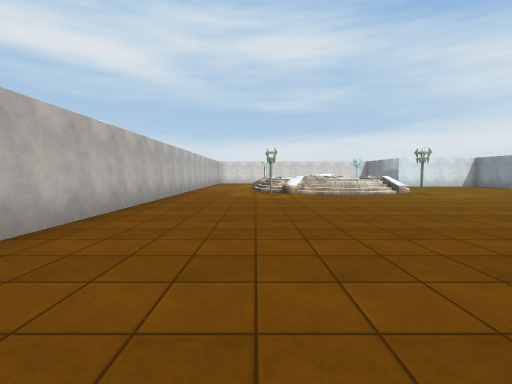
View 1 (above)

18 first-person views from a walk through a 3-D level made in the Unity game engine. The camera is 1.3 m above the floor, tilts 4° down and sees 90° across. Doors are open. The floor is counted in squares, 2 m on a side. Each view is taken from the middle of a square. On the plan, view 1 faces up. The plan holds only what a view shows up to about 9 squares ahead; the rest is blank. The place goes on beyond the plan. Some animated figures are not drawn. Some surface patterns are stand-ins.

View 2
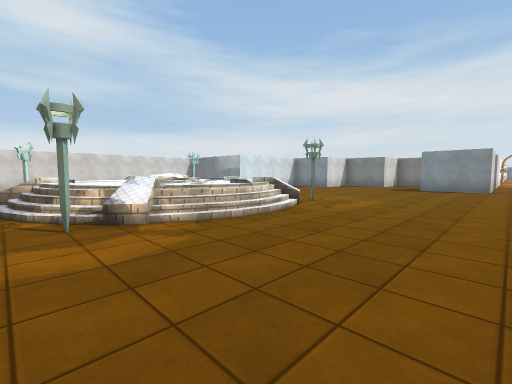

View 3
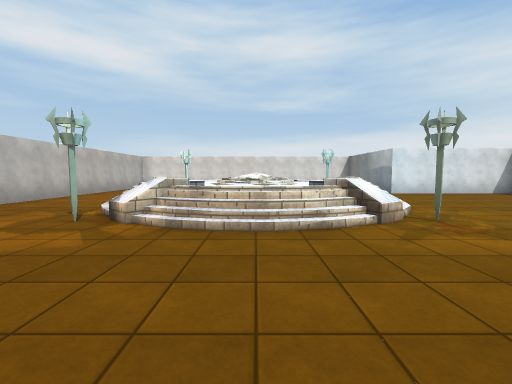

View 4
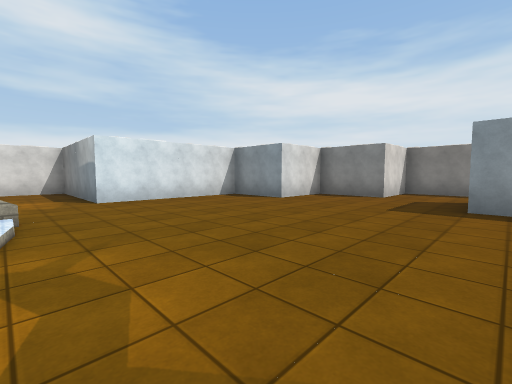

View 5
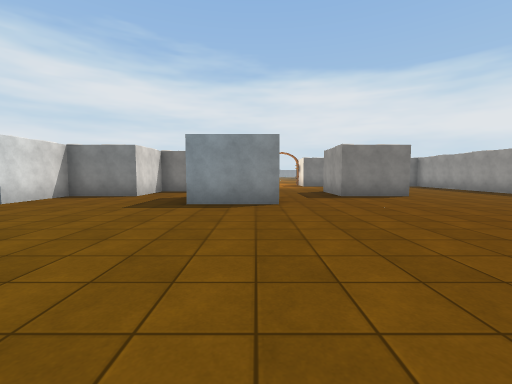

View 6
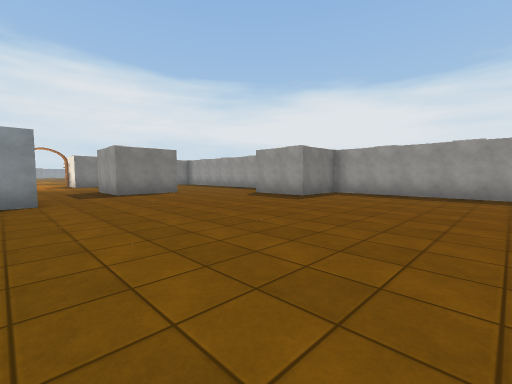

View 7
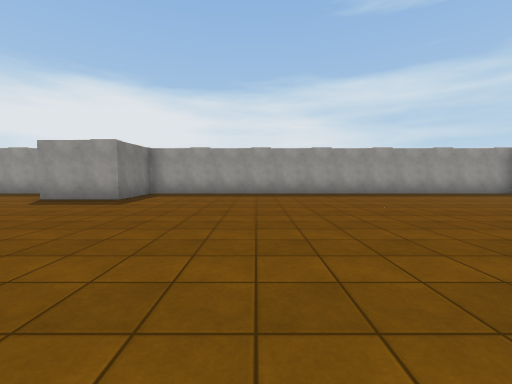

View 8
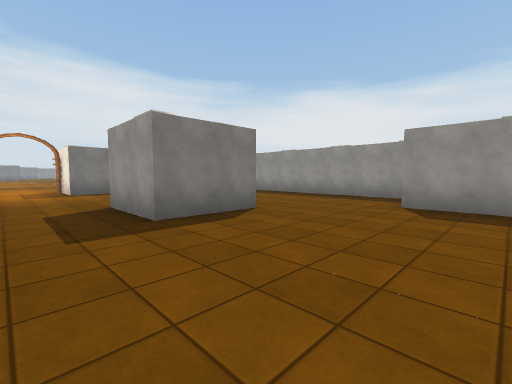

View 9
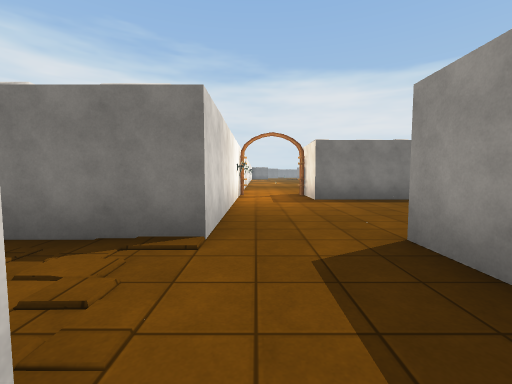

View 10
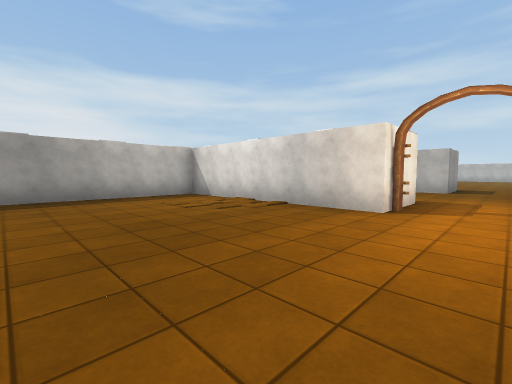

View 11
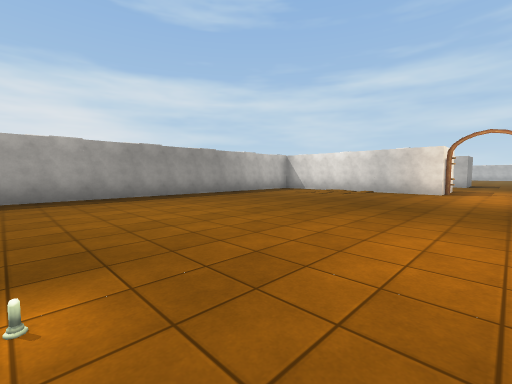

View 12
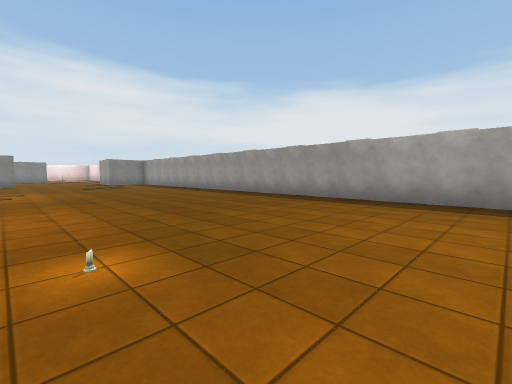

View 13
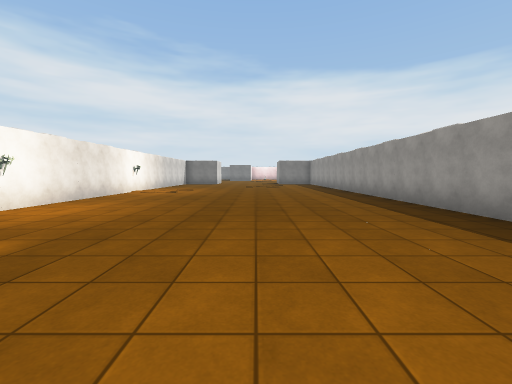

View 14
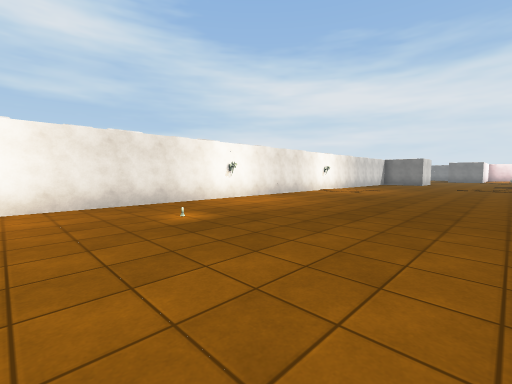

View 15
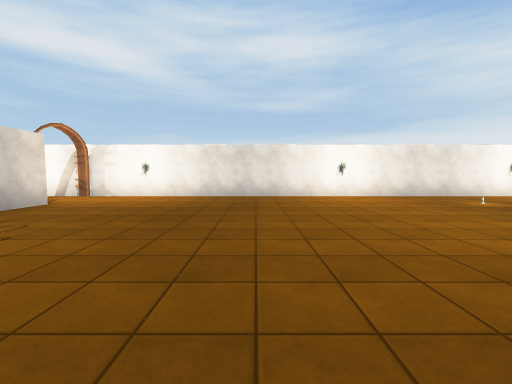

View 16
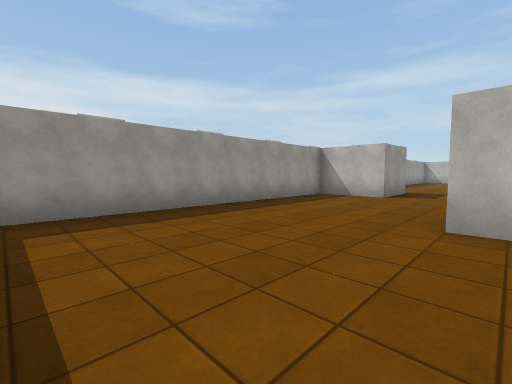

View 17
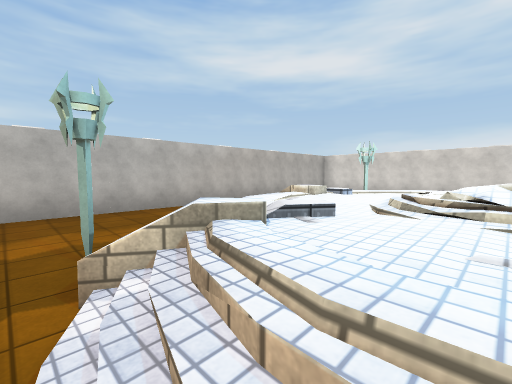

View 18
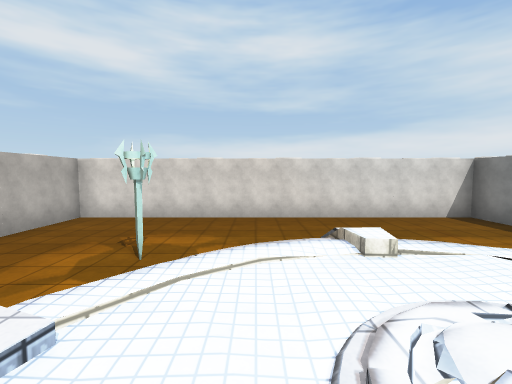

### Floor plan
Key: @ floor where view 1 was taken; # wall or solid block; x gap in a wall; . main floor; : floor 0.75 m higher than the main floor; / step, stairs or slope; D open door; = window, fence, low wall or low ledge; T torch; O other object.
Columns run from 3 left of view 1 to 39 right of it. Each row starts with its distance up from view 1.
 18 ############
 17 #..........#
 16 #..........#
 15 #..........#
 14 #..TT///OO.####
 13 #...//// ..... #
 12 #..=///  =.....###
 11 #../////:=.......#
 10 #..////: /.......##
  9 #..TT//#T......... #
  8 #..TT///...........#
  7 #..............#  x#
  6 #..............###.#######################
  5 #.......................D.................
  4 #.......................D..................
  3 #................##....##..................
  2  ................##....##..................
  1  ......................##..................
  0    @................... #..................
 -1   ...........##........ #.................
 -2  ............##........ #.................
 -3 ##########################################

Where each view was taken, in squares from view 1:
view 1: 0 up, 0 right, facing up
view 2: 5 up, 0 right, facing up-right
view 3: 5 up, 3 right, facing up
view 4: 7 up, 6 right, facing up-right
view 5: 6 up, 6 right, facing right
view 6: 6 up, 5 right, facing down-right
view 7: 6 up, 6 right, facing down
view 8: 5 up, 10 right, facing down-right
view 9: 5 up, 13 right, facing right
view 10: 5 up, 26 right, facing down-left
view 11: 5 up, 31 right, facing down-left
view 12: 4 up, 29 right, facing down-right
view 13: 1 up, 29 right, facing right
view 14: 0 up, 29 right, facing up-right
view 15: 2 down, 26 right, facing up
view 16: 2 up, 19 right, facing down-left
view 17: 8 up, 3 right, facing up-left
view 18: 11 up, 2 right, facing up
